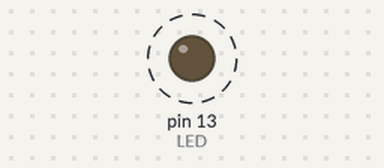
Simulated run of this sketch. Board: Arduino Uno, built with avr-gcc and run on an emulated ATmega328P. Shown: output pins drawn as LEDs (lit = HIGH). Dashed ring = blinking.

Above: at 0.5 s.
Timing chart, 0 to 4.6 s (numbered marks = the images above):
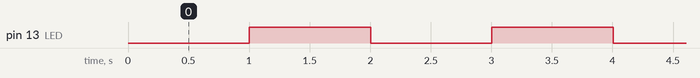

Measured:
- by itself, pin 13 (LED): alternates HIGH for 1.0 s and LOW for 1.0 s

The sketch:

blinkledwithoutdelay.ino
```cpp
const int LED =  13;
int ledState = LOW;
long previousMillis = 0;
long interval = 1000;
void setup() {
  // set the digital pin as output:
  pinMode(LED, OUTPUT);
}

void loop()
{
  unsigned long currentMillis = millis();

  if(currentMillis - previousMillis > interval) {
    previousMillis = currentMillis;
    if (ledState == LOW)
      ledState = HIGH;
    else
      ledState = LOW;
    digitalWrite(LED, ledState);
  }
}
```
